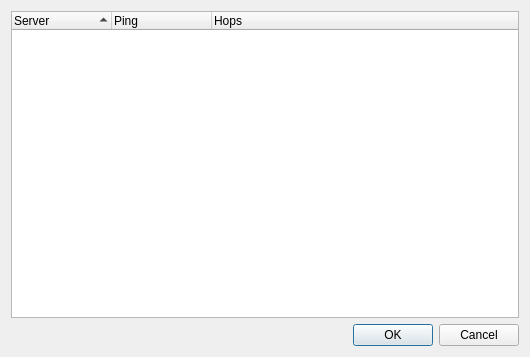
<?xml version="1.0" encoding="UTF-8"?>
<ui version="4.0">
 <class>HttpMirrorsDlg</class>
 <widget class="QDialog" name="HttpMirrorsDlg">
  <property name="geometry">
   <rect>
    <x>0</x>
    <y>0</y>
    <width>530</width>
    <height>357</height>
   </rect>
  </property>
  <property name="windowTitle">
   <string>Mirrors</string>
  </property>
  <layout class="QGridLayout" name="gridLayout">
   <item row="0" column="0">
    <widget class="QTreeWidget" name="treeMirrors">
     <property name="selectionMode">
      <enum>QAbstractItemView::NoSelection</enum>
     </property>
     <property name="autoExpandDelay">
      <number>0</number>
     </property>
     <property name="indentation">
      <number>10</number>
     </property>
     <property name="sortingEnabled">
      <bool>true</bool>
     </property>
     <column>
      <property name="text">
       <string>Server</string>
      </property>
     </column>
     <column>
      <property name="text">
       <string>Ping</string>
      </property>
     </column>
     <column>
      <property name="text">
       <string>Hops</string>
      </property>
     </column>
    </widget>
   </item>
   <item row="1" column="0">
    <widget class="QDialogButtonBox" name="buttonBox">
     <property name="orientation">
      <enum>Qt::Horizontal</enum>
     </property>
     <property name="standardButtons">
      <set>QDialogButtonBox::Cancel|QDialogButtonBox::Ok</set>
     </property>
    </widget>
   </item>
  </layout>
 </widget>
 <resources/>
 <connections>
  <connection>
   <sender>buttonBox</sender>
   <signal>accepted()</signal>
   <receiver>HttpMirrorsDlg</receiver>
   <slot>accept()</slot>
   <hints>
    <hint type="sourcelabel">
     <x>248</x>
     <y>254</y>
    </hint>
    <hint type="destinationlabel">
     <x>157</x>
     <y>274</y>
    </hint>
   </hints>
  </connection>
  <connection>
   <sender>buttonBox</sender>
   <signal>rejected()</signal>
   <receiver>HttpMirrorsDlg</receiver>
   <slot>reject()</slot>
   <hints>
    <hint type="sourcelabel">
     <x>316</x>
     <y>260</y>
    </hint>
    <hint type="destinationlabel">
     <x>286</x>
     <y>274</y>
    </hint>
   </hints>
  </connection>
 </connections>
</ui>
